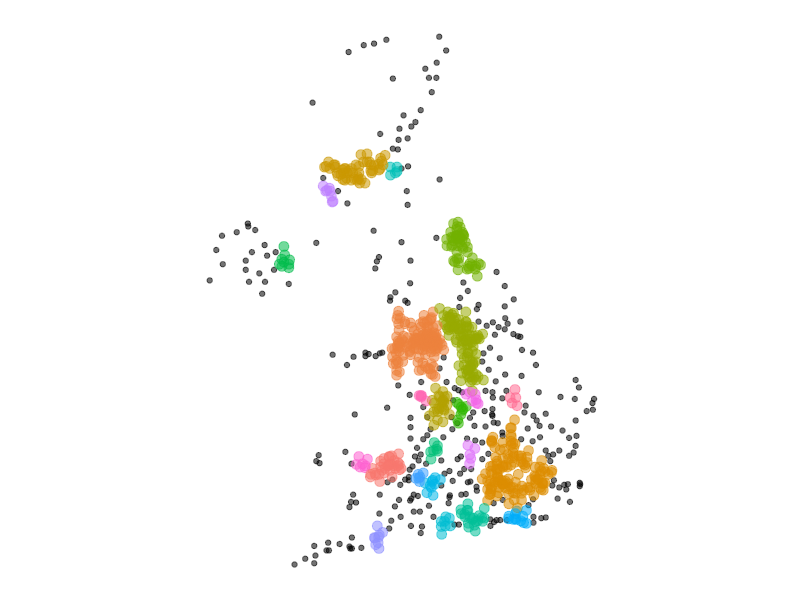

Write the R code that produced this figure.
## ---- chunk 1
library(ggplot2)
library(dplyr)
library(maps)
library(dbscan)

data("world.cities")
UK <- world.cities %>% filter(country.etc == "UK")
## ---- chunk 2
EPS <- 0.15
clusters <- dbscan(select(UK, lat, long), eps = EPS)
UK$cluster <- clusters$cluster
## ---- chunk 3
theme_stripped <- theme(panel.background = element_blank(),
                        panel.grid = element_blank())
theme_empty <- theme(axis.text = element_blank(),
                     axis.title = element_blank(),
                     axis.ticks = element_blank())
## ---- chunk 4
groups  <- UK %>% filter(cluster != 0)
noise  <- UK %>% filter(cluster == 0)
## ---- chunk 5
ggplot(UK, aes(x = long, y = lat, alpha = 0.5)) + 
  geom_point(aes(fill = "grey"), noise) +
  geom_point(aes(colour = as.factor(cluster)), groups,
             size = 3) +
  coord_map() +
  theme_stripped +
  theme_empty +
  theme(legend.position = "none")
